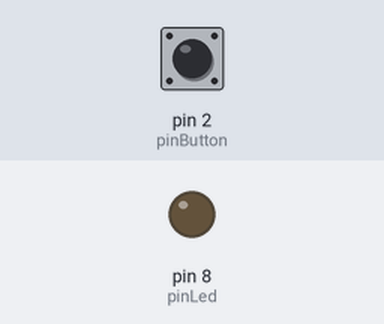
Simulated run of this sketch. Board: Arduino Uno, built with avr-gcc and run on an emulated ATmega328P. On the bench: output pins drawn as LEDs (lit = HIGH). Inputs (shaded band) come from the test bench; at power-on: pin 2 (pinButton) HIGH.

Above: at 1.2 s.
1.3 s: pin 2 (pinButton) pulled LOW for 0.15 s
At 2.0 s:
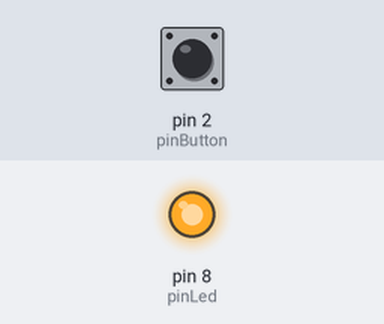
2.9 s: pin 2 (pinButton) pulled LOW for 1 s
At 3.2 s:
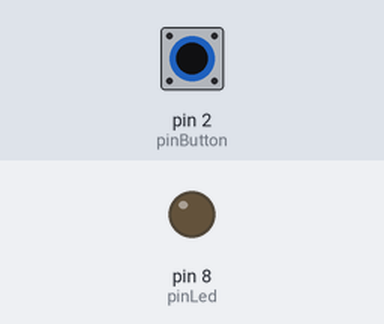
5.4 s: pin 2 (pinButton) pulled LOW for 3.2 s
At 6.3 s:
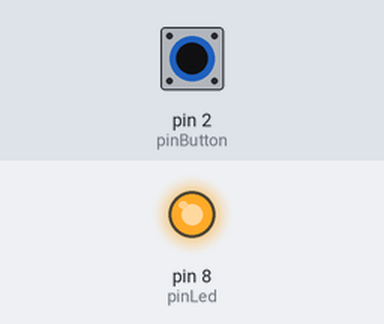
Timing chart, 0 to 8.4 s (numbered marks = the images above; inputs shaded):
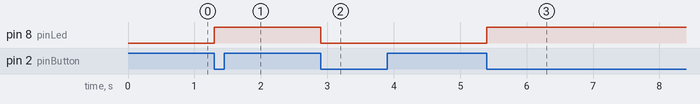

Measured:
- after the input at 1.3 s, pin 8 (pinLed): LOW → HIGH at once
- after the input at 2.9 s, pin 8 (pinLed): HIGH → LOW at once
- after the input at 5.4 s, pin 8 (pinLed): LOW → HIGH at once

The sketch:

button-pull-up.ino
```cpp
int pinButton = 2;
int pinLed = 8;
int ledState = LOW;

void setup() {
  pinMode(pinButton, INPUT_PULLUP);
  pinMode(pinLed, OUTPUT);
}

void loop() {
  if (digitalRead(pinButton) == LOW) {
    ledState = !ledState; // troca o estado do led; se LOW, led vai pra HIGH; se HIGH, led vai pra LOW

    digitalWrite(pinLed, ledState); // liga ou desliga o led

    while(digitalRead(pinButton) == LOW); // fica aqui enquanto o botão estiver pressionado

    delay(100); // evita uma leitura muito rápida do estado do botão
  }
}
```
